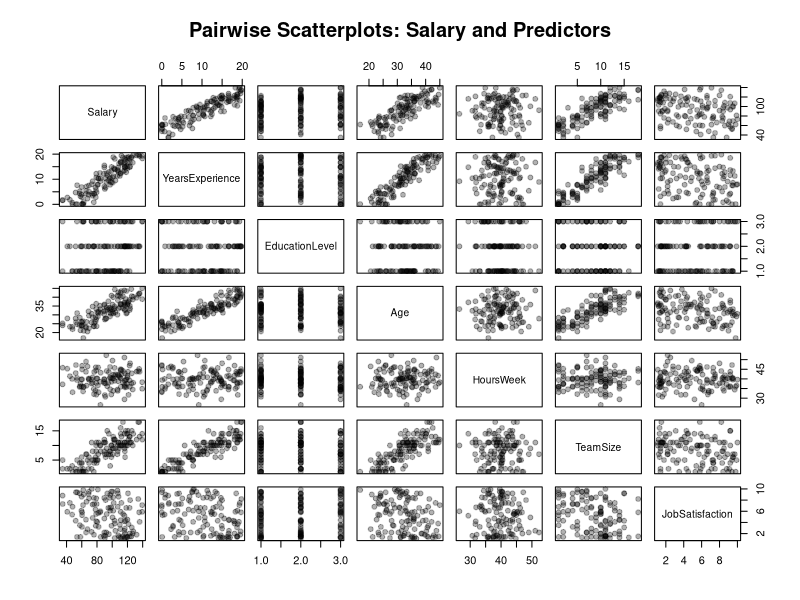
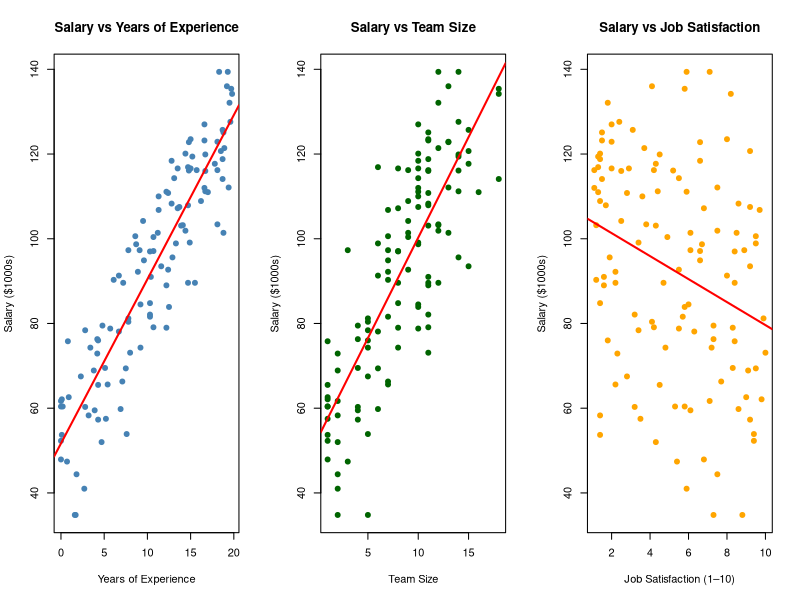
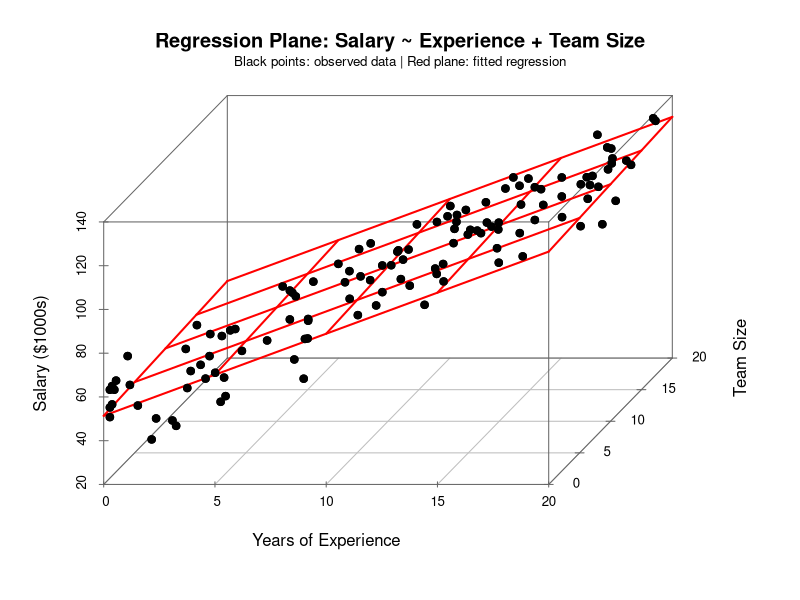

Generate these figures, in order, with R:
### -------------------------------------------------------------
### Realistic Simulated Salary Data (for Regression Examples)
### -------------------------------------------------------------
set.seed(42)

n <- 120  # sample size

# --- Predictors ------------------------------------------------

# 1. Years of Experience: 0–20 years, realistic to one decimal
YearsExperience <- round(runif(n, 0, 20), 1)

# 2. Education Level: categorical (1=Bachelor, 2=Master, 3=Doctorate)
EducationLevel <- sample(1:3, n, replace = TRUE)

# 3. Age: correlated with experience, but with some noise
Age <- round(22 + YearsExperience + rnorm(n, 0, 3), 1)

# 4. Hours per Week: mostly around 40 ± 5
HoursWeek <- round(rnorm(n, mean = 40, sd = 5), 1)

# 5. Team Size: grows with experience, but integer count
TeamSize <- pmax(1, round(1 + 0.7 * YearsExperience + rnorm(n, 0, 2)))

# 6. Job Satisfaction: random 1–10 scale
JobSatisfaction <- round(runif(n, 1, 10), 1)

# --- Response --------------------------------------------------
# Salary in $1000s — realistic noise and variability
Salary <- round(
  40 + 3.5 * YearsExperience + 5 * EducationLevel +
    0.8 * TeamSize + rnorm(n, 0, 10),
  1
)

# Combine into data frame
df <- data.frame(Salary, YearsExperience, EducationLevel, Age,
                 HoursWeek, TeamSize, JobSatisfaction)

# Quick preview
head(df)



pairs(df,
      main = "Pairwise Scatterplots: Salary and Predictors",
      pch = 19, col = rgb(0, 0, 0, 0.3))



par(mfrow = c(1, 3))

# Strong correlation
plot(df$YearsExperience, df$Salary,
     pch = 19, col = "steelblue",
     main = "Salary vs Years of Experience",
     xlab = "Years of Experience", ylab = "Salary ($1000s)")
abline(lm(Salary ~ YearsExperience, data = df), col = "red", lwd = 2)

# Moderate correlation
plot(df$TeamSize, df$Salary,
     pch = 19, col = "darkgreen",
     main = "Salary vs Team Size",
     xlab = "Team Size", ylab = "Salary ($1000s)")
abline(lm(Salary ~ TeamSize, data = df), col = "red", lwd = 2)

# Weak correlation
plot(df$JobSatisfaction, df$Salary,
     pch = 19, col = "orange",
     main = "Salary vs Job Satisfaction",
     xlab = "Job Satisfaction (1–10)", ylab = "Salary ($1000s)")
abline(lm(Salary ~ JobSatisfaction, data = df), col = "red", lwd = 2)

par(mfrow = c(1, 1))







### -------------------------------------------------------------
### Regression Plane
### -------------------------------------------------------------
library(scatterplot3d)

# Fit the regression model
model <- lm(Salary ~ YearsExperience + TeamSize, data = df)

# Create 3D scatterplot
s3d <- scatterplot3d(
  x = df$YearsExperience,
  y = df$TeamSize,
  z = df$Salary,
  pch = 21, bg = "black", col.axis = "gray40",
  color = "black",
  grid = TRUE, box = TRUE,
  angle = 65,          # Tilted angle for better view of plane
  main = "Regression Plane: Salary ~ Experience + Team Size",
  xlab = "Years of Experience",
  ylab = "Team Size",
  zlab = "Salary ($1000s)",
  highlight.3d = FALSE,
  mar = c(5, 4, 4, 4),
  shade = 0.4          # Adds some gray shading to plane
)

# Add the fitted regression plane in red
s3d$plane3d(model, col = "red", lty = "solid", lwd = 2)

# Add faint grid lines for better 3D effect
s3d$points3d(df$YearsExperience, df$TeamSize, df$Salary,
             pch = 21, bg = "black", col = "black")

# Optional annotation
mtext("Black points: observed data | Red plane: fitted regression", side = 3, line = 0.5, cex = 0.8)
